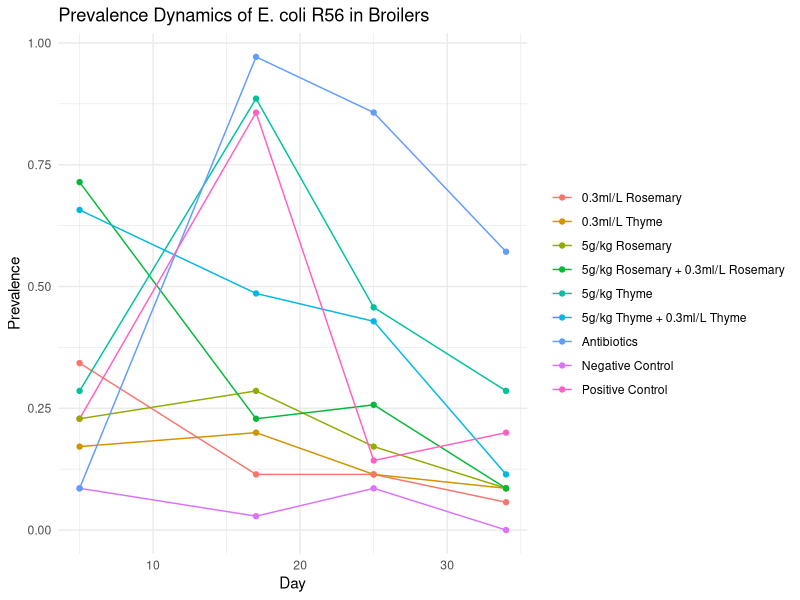

The R source for this figure:
## ---- chunk 1
g1 <- c(3, 1, 3, 0)
g2 <- c(3, 34, 30, 20)
g3 <- c(8, 30, 5, 7)
g4 <- c(10, 31, 16, 10)
g5 <- c(8, 10, 6, 3)
g6 <- c(6, 7, 4, 3)
g7 <- c(12, 4, 4, 2)
g8 <- c(23, 17, 15, 4)
g9 <- c(25, 8, 9, 3)


# Load necessary libraries
library(ggplot2)

# Given days
days <- c(5, 17, 25, 34)

# Number of broilers
total_broilers <- 35

# Convert to prevalence
prevalence <- function(group) {
  return(group / total_broilers)
}

# Calculate prevalence for each group
prevalence_g1 <- prevalence(g1)
prevalence_g2 <- prevalence(g2)
prevalence_g3 <- prevalence(g3)
prevalence_g4 <- prevalence(g4)
prevalence_g5 <- prevalence(g5)
prevalence_g6 <- prevalence(g6)
prevalence_g7 <- prevalence(g7)
prevalence_g8 <- prevalence(g8)
prevalence_g9 <- prevalence(g9)

# Create a data frame for plotting
data <- data.frame(
  days = rep(days, 9),
  prevalence = c(prevalence_g1, prevalence_g2, prevalence_g3, prevalence_g4, prevalence_g5, prevalence_g6, prevalence_g7, prevalence_g8, prevalence_g9),
  group = factor(rep(c("Negative Control", "Antibiotics", "Positive Control", "5g/kg Thyme", "5g/kg Rosemary", "0.3ml/L Thyme", "0.3ml/L Rosemary", "5g/kg Thyme + 0.3ml/L Thyme", "5g/kg Rosemary + 0.3ml/L Rosemary"), each = 4))
)

# Plot the prevalence dynamics
ggplot(data, aes(x = days, y = prevalence, color = group, group = group)) +
  geom_line() +
  geom_point() +
  labs(title = "Prevalence Dynamics of E. coli R56 in Broilers",
       x = "Day",
       y = "Prevalence",
       color = "Group") +
  theme_minimal() +
  theme(legend.title = element_blank())

